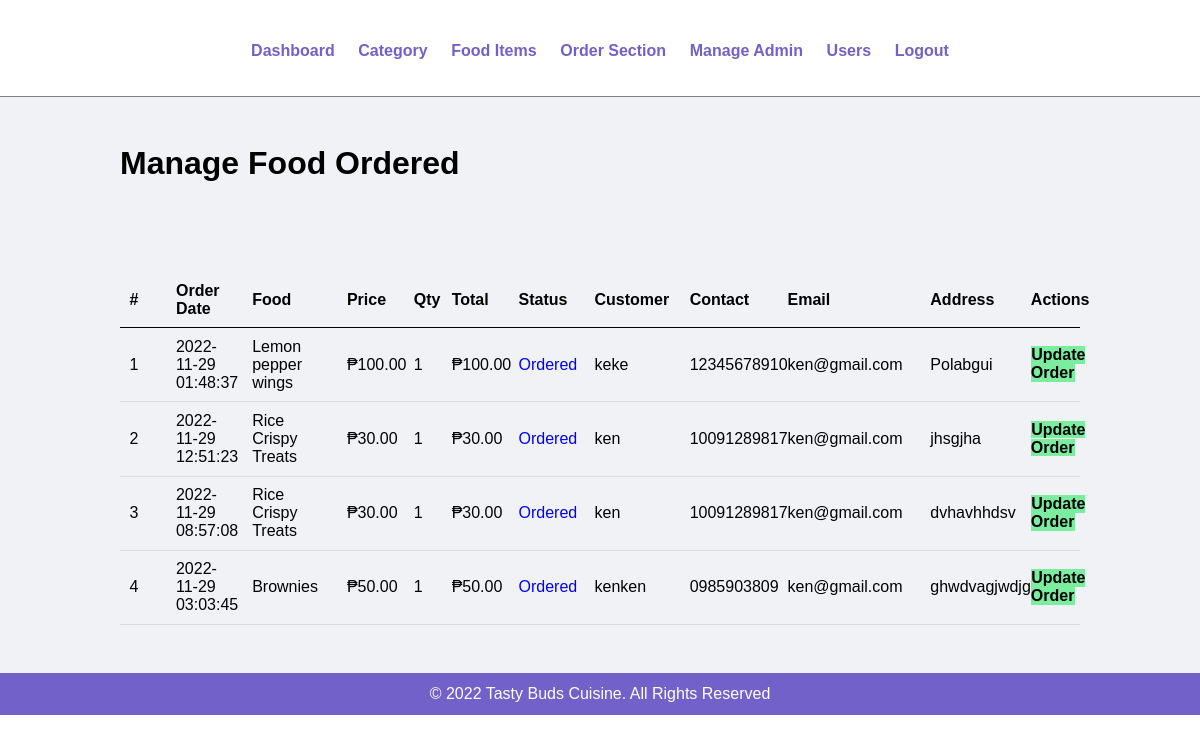
The page /FINALS/onlinefood-order/admin/manage-ordered.php on the database its author committed.
### tables this page shows
CREATE TABLE `tbl_order` (
  `id` int(10) UNSIGNED NOT NULL,
  `food` varchar(150) NOT NULL,
  `price` decimal(10,2) NOT NULL,
  `qty` int(11) NOT NULL,
  `total` decimal(10,2) NOT NULL,
  `order_date` datetime NOT NULL,
  `status` varchar(50) NOT NULL,
  `customer_name` varchar(150) NOT NULL,
  `customer_contact` varchar(20) NOT NULL,
  `customer_email` varchar(150) NOT NULL,
  `customer_address` varchar(255) NOT NULL
);

### FINALS/onlinefood-order/admin/manage-ordered.php (the view, shortened to what this page needs)
<?php include('partials/menu.php'); ?>
<div class="main-content">
    <div class="wrapper">
        <h1 class="h1">Manage Food Ordered</h1>
                <br /><br /><br />
                <br><br>
                <table class="tbl-full">
                    <tr class="table_row">
                        <th width="5%">#</th>
                        <th width="8%">Order Date</th>
                        <th width="10%">Food</th>
                        <th width="7%">Price</th>
                        <th width="4%">Qty</th>
                        <th width="7%">Total</th>
                        <th width="8%">Status</th>
                        <th width="10%">Customer</th>
                        <th width="10%">Contact</th>
                        <th width="15%">Email</th>
                        <th width="10%">Address</th>
                        <th width="10%">Actions</th>
                    </tr>
                    <?php
                        $sql = "SELECT * FROM tbl_order WHERE status = 'Ordered' ORDER BY id DESC";
                        $res = mysqli_query($conn, $sql);
                        $count = mysqli_num_rows($res);
                        $sn = 1;
                        if($count>0)
                        {
                            while($row=mysqli_fetch_assoc($res))
                            {
                                $id = $row['id'];
                                $food = $row['food'];
                                $price = $row['price'];
                                $qty = $row['qty'];
                                $total = $row['total'];
                                $order_date = $row['order_date'];
                                $status = $row['status'];
                                $customer_name = $row['customer_name'];
                                $customer_contact = $row['customer_contact'];
                                $customer_email = $row['customer_email'];
                                $customer_address = $row['customer_address'];
                                ?>
                                    <tr>
                                        <td><?php echo $sn++; ?> </td>
                                        <td><?php echo $order_date; ?></td>
                                        <td><?php echo $food; ?></td>
                                        <td><?php echo '₱'.$price; ?></td>
                                        <td><?php echo $qty; ?></td>
                                        <td><?php echo '₱'.$total; ?></td>
                                        <td>
                                            <?php
                                                if($status=="Ordered")
                                                {
                                                    echo "<label style='color: blue;'>$status</label>";
                                                }
                                                elseif($status=="On Delivery")
                                                {
                                                    echo "< colspan='12' label style='color: Red;'>No Orders.</label>";
                                                }
                                            ?>
                                        </td>
                                        <td><?php echo $customer_name; ?></td>
                                        <td><?php echo $customer_contact; ?></td>
                                        <td><?php echo $customer_email; ?></td>
                                        <td><?php echo $customer_address; ?></td>
                                        <td>
                                            <a href="<?php echo SITEURL; ?>admin/update-ordered.php?id=<?php echo $id; ?>" class="btn-secondary">Update Order</a>
                                        </td>
                                    </tr>
                                <?php
                            }
                        }
                        else
                        {
                            echo "<tr><td colspan='12' class='text-center'>Nothing to see here.</td></tr>";
                        }
                    ?>
                </table>
    </div>
</div>
<?php include('partials/footer.php'); ?>

### FINALS/onlinefood-order/css/admin.css (style rules this page uses)
* { margin: 0; padding: 0; font-family: Arial, Helvetica, sans-serif; }
.wrapper { padding: 1%; width: 80%; margin: 0 auto; }
.tbl-full { width: 100%; }
table { border-collapse: collapse; width: 100%; }
th, td { padding: 8px; text-align: left; border-bottom: 1px solid #ddd; }
table tr th { border-bottom: 1px solid black; padding: 1%; text-align: left; }
table tr td { padding: 1%; }
.btn-secondary { background-color: #7bed9f; padding: 1%; color: black; text-decoration: none; font-weight: bold; }
.main-content { background-color: #f1f2f6; padding: 3% 0; }

### rows shown on the page
tbl_order: order_date "2022-11-29 01:48:37", food "Lemon pepper wings", price "100.00", qty "1", total "100.00", status "Ordered", customer_name "keke", customer_contact "12345678910", customer_email "ken@gmail.com", customer_address "Polabgui"
tbl_order: order_date "2022-11-29 12:51:23", food "Rice Crispy Treats", price "30.00", qty "1", total "30.00", status "Ordered", customer_name "ken", customer_contact "10091289817", customer_email "ken@gmail.com", customer_address "jhsgjha"
tbl_order: order_date "2022-11-29 08:57:08", food "Rice Crispy Treats", price "30.00", qty "1", total "30.00", status "Ordered", customer_name "ken", customer_contact "10091289817", customer_email "ken@gmail.com", customer_address "dvhavhhdsv"
tbl_order: order_date "2022-11-29 03:03:45", food "Brownies", price "50.00", qty "1", total "50.00", status "Ordered", customer_name "kenken", customer_contact "0985903809", customer_email "ken@gmail.com", customer_address "ghwdvagjwdjg"
